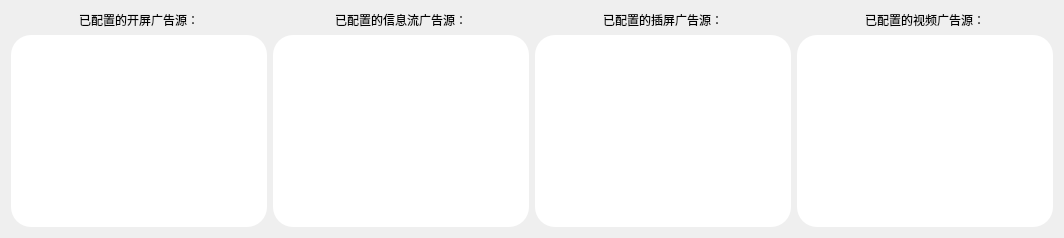
         <widget class="QWidget" name="tab_2">
          <attribute name="title">
           <string>广告源</string>
          </attribute>
          <layout class="QVBoxLayout" name="verticalLayout_31">
           <item>
            <layout class="QHBoxLayout" name="horizontalLayout_13">
             <item>
              <layout class="QVBoxLayout" name="verticalLayout_27">
               <item>
                <widget class="QLabel" name="label_15">
                 <property name="styleSheet">
                  <string notr="true">font: 12pt &quot;幼圆&quot;;</string>
                 </property>
                 <property name="text">
                  <string>已配置的开屏广告源：</string>
                 </property>
                 <property name="alignment">
                  <set>Qt::AlignCenter</set>
                 </property>
                </widget>
               </item>
               <item>
                <widget class="QTextBrowser" name="splash_source_text">
                 <property name="styleSheet">
                  <string notr="true">font: 12pt &quot;微软雅黑&quot;;
border-radius: 20px;
background-color: rgb(255, 255, 255);</string>
                 </property>
                </widget>
               </item>
              </layout>
             </item>
             <item>
              <layout class="QVBoxLayout" name="verticalLayout_28">
               <item>
                <widget class="QLabel" name="label_16">
                 <property name="styleSheet">
                  <string notr="true">font: 12pt &quot;幼圆&quot;;</string>
                 </property>
                 <property name="text">
                  <string>已配置的信息流广告源：</string>
                 </property>
                 <property name="alignment">
                  <set>Qt::AlignCenter</set>
                 </property>
                </widget>
               </item>
               <item>
                <widget class="QTextBrowser" name="msg_source_text">
                 <property name="styleSheet">
                  <string notr="true">font: 12pt &quot;微软雅黑&quot;;
border-radius: 20px;
background-color: rgb(255, 255, 255);</string>
                 </property>
                </widget>
               </item>
              </layout>
             </item>
             <item>
              <layout class="QVBoxLayout" name="verticalLayout_30">
               <item>
                <widget class="QLabel" name="label_18">
                 <property name="styleSheet">
                  <string notr="true">font: 12pt &quot;幼圆&quot;;</string>
                 </property>
                 <property name="text">
                  <string>已配置的插屏广告源：</string>
                 </property>
                 <property name="alignment">
                  <set>Qt::AlignCenter</set>
                 </property>
                </widget>
               </item>
               <item>
                <widget class="QTextBrowser" name="plaque_source_text">
                 <property name="styleSheet">
                  <string notr="true">font: 12pt &quot;微软雅黑&quot;;
border-radius: 20px;
background-color: rgb(255, 255, 255);</string>
                 </property>
                </widget>
               </item>
              </layout>
             </item>
             <item>
              <layout class="QVBoxLayout" name="verticalLayout_29">
               <item>
                <widget class="QLabel" name="label_17">
                 <property name="styleSheet">
                  <string notr="true">font: 12pt &quot;幼圆&quot;;</string>
                 </property>
                 <property name="text">
                  <string>已配置的视频广告源：</string>
                 </property>
                 <property name="alignment">
                  <set>Qt::AlignCenter</set>
                 </property>
                </widget>
               </item>
               <item>
                <widget class="QTextBrowser" name="video_source_text">
                 <property name="styleSheet">
                  <string notr="true">font: 12pt &quot;微软雅黑&quot;;
border-radius: 20px;
background-color: rgb(255, 255, 255);</string>
                 </property>
                </widget>
               </item>
              </layout>
             </item>
            </layout>
           </item>
          </layout>
         </widget>
